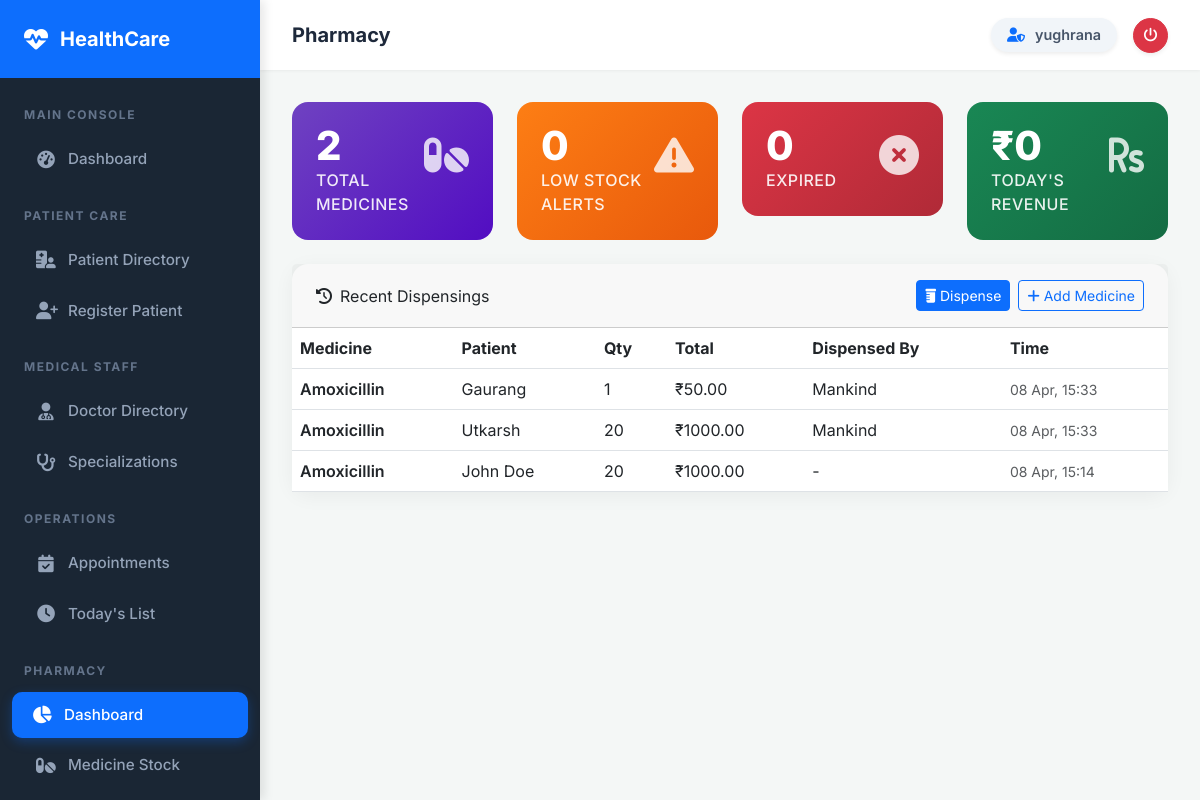
Screenshot of /pharmacy/ (signed in) with the database file from the repository.
### pharmacy/models.py (models this page shows, shortened)
class Dispensing(models.Model):
    medicine = models.ForeignKey(Medicine, on_delete=models.CASCADE, related_name='dispensings')
    patient_name = models.CharField(max_length=200)
    quantity = models.IntegerField()
    unit_price = models.DecimalField(max_digits=10, decimal_places=2)
    total_price = models.DecimalField(max_digits=10, decimal_places=2)
    dispensed_by = models.CharField(max_length=100, blank=True)
    prescription_ref = models.CharField(max_length=100, blank=True)
    notes = models.TextField(blank=True)
    dispensed_at = models.DateTimeField(auto_now_add=True)
    class Meta:
        ordering = ['-dispensed_at']

class Medicine(models.Model):
    name = models.CharField(max_length=200)
    generic_name = models.CharField(max_length=200, blank=True)
    category = models.ForeignKey(MedicineCategory, on_delete=models.SET_NULL, null=True)
    manufacturer = models.CharField(max_length=200, blank=True)
    description = models.TextField(blank=True)
    dosage_form = models.CharField(max_length=100, blank=True, help_text="e.g. Tablet, Syrup, Injection")
    strength = models.CharField(max_length=100, blank=True, help_text="e.g. 500mg, 250mg/5ml")
    unit_price = models.DecimalField(max_digits=10, decimal_places=2, default=0)
    stock_quantity = models.IntegerField(default=0)
    reorder_level = models.IntegerField(default=10)
    expiry_date = models.DateField(null=True, blank=True)
    batch_number = models.CharField(max_length=50, blank=True)
    requires_prescription = models.BooleanField(default=False)
    is_active = models.BooleanField(default=True)
    created_at = models.DateTimeField(auto_now_add=True)
    updated_at = models.DateTimeField(auto_now=True)
    @property
    def is_low_stock(self):
        return self.stock_quantity <= self.reorder_level
    @property
    def is_expired(self):
        if self.expiry_date:
            from datetime import date
            return self.expiry_date < date.today()
        return False

### pharmacy/views.py (the view)
# urls.py: path('', views.pharmacy_dashboard, name='pharmacy_dashboard'),
@login_required
def pharmacy_dashboard(request):
    total_medicines = Medicine.objects.filter(is_active=True).count()
    low_stock_medicines = [m for m in Medicine.objects.filter(is_active=True) if m.is_low_stock]
    expired_medicines = [m for m in Medicine.objects.filter(is_active=True) if m.is_expired]
    recent_dispensings = Dispensing.objects.select_related('medicine').order_by('-dispensed_at')[:10]
    total_dispensed_today = Dispensing.objects.filter(
        dispensed_at__date=__import__('datetime').date.today()
    ).aggregate(total=Sum('total_price'))['total'] or 0
    return render(request, 'pharmacy/pharmacy_dashboard.html', {
        'total_medicines': total_medicines,
        'low_stock_medicines': low_stock_medicines,
        'expired_medicines': expired_medicines,
        'recent_dispensings': recent_dispensings,
        'total_dispensed_today': total_dispensed_today,
    })

### templates/pharmacy/pharmacy_dashboard.html (shortened to what this page needs)
{% extends 'base/base.html' %}
{% block page_title %}Pharmacy{% endblock %}
{% block content %}
<div class="row g-4 mb-4">
  <div class="col-md-3">
    <div
      class="stat-card"
      style="background: linear-gradient(135deg, #6f42c1, #520dc2)"
    >
      <div class="d-flex justify-content-between">
        <div>
          <div class="stat-value">{{ total_medicines }}</div>
          <div class="stat-label">Total Medicines</div>
        </div>
        <div class="stat-icon"><i class="fas fa-pills"></i></div>
      </div>
    </div>
  </div>
  <div class="col-md-3">
    <div
      class="stat-card"
      style="background: linear-gradient(135deg, #fd7e14, #e8590c)"
    >
      <div class="d-flex justify-content-between">
        <div>
          <div class="stat-value">{{ low_stock_medicines|length }}</div>
          <div class="stat-label">Low Stock Alerts</div>
        </div>
        <div class="stat-icon"><i class="fas fa-exclamation-triangle"></i></div>
      </div>
    </div>
  </div>
  <div class="col-md-3">
    <div
      class="stat-card"
      style="background: linear-gradient(135deg, #dc3545, #b02a37)"
    >
      <div class="d-flex justify-content-between">
        <div>
          <div class="stat-value">{{ expired_medicines|length }}</div>
          <div class="stat-label">Expired</div>
        </div>
        <div class="stat-icon"><i class="fas fa-times-circle"></i></div>
      </div>
    </div>
  </div>
  <div class="col-md-3">
    <div
      class="stat-card"
      style="background: linear-gradient(135deg, #198754, #146c43)"
    >
      <div class="d-flex justify-content-between">
        <div>
          <div class="stat-value">
            ₹{{ total_dispensed_today|floatformat:0 }}
          </div>
          <div class="stat-label">Today's Revenue</div>
        </div>
        <div class="stat-icon"><i class="fas fa-rupee-sign"></i></div>
      </div>
    </div>
  </div>
</div>
<div class="row g-4">
  <div class="col-12">
    <div class="card">
      <div
        class="card-header py-3 px-4 d-flex justify-content-between align-items-center"
      >
        <span
          ><i class="fas fa-history text-purple me-2"></i>Recent
          Dispensings</span
        >
        <div class="d-flex gap-2">
          <a href="{% url 'dispense_medicine' %}" class="btn btn-sm btn-primary"
            ><i class="fas fa-prescription-bottle me-1"></i>Dispense</a
          >
          <a
            href="{% url 'medicine_create' %}"
            class="btn btn-sm btn-outline-primary"
            ><i class="fas fa-plus me-1"></i>Add Medicine</a
          >
        </div>
      </div>
      <div class="card-body p-0">
        <div class="table-responsive">
          <table class="table table-hover mb-0">
            <thead>
              <tr>
                <th>Medicine</th>
                <th>Patient</th>
                <th>Qty</th>
                <th>Total</th>
                <th>Dispensed By</th>
                <th>Time</th>
              </tr>
            </thead>
            <tbody>
              {% for d in recent_dispensings %}
              <tr>
                <td class="fw-semibold">{{ d.medicine.name }}</td>
                <td>{{ d.patient_name }}</td>
                <td>{{ d.quantity }}</td>
                <td>₹{{ d.total_price }}</td>
                <td>{{ d.dispensed_by|default:"-" }}</td>
                <td>
                  <small class="text-muted"
                    >{{ d.dispensed_at|date:"d M, H:i" }}</small
                  >
                </td>
              </tr>
              {% empty %}
              <tr>
                <td colspan="6" class="text-center text-muted py-4">
                  No dispensings yet.
                </td>
              </tr>
              {% endfor %}
            </tbody>
          </table>
        </div>
      </div>
    </div>
  </div>
</div>
{% endblock %}

### templates/base/base.html (shortened to what this page needs)
{% load static %}
<!doctype html>
<html lang="en">
  <head>
    <link href="https://cdn.jsdelivr.net/npm/bootstrap@5.3.0/dist/css/bootstrap.min.css" rel="stylesheet" />
    <link href="https://cdnjs.cloudflare.com/ajax/libs/font-awesome/6.4.0/css/all.min.css" rel="stylesheet" />
    <link rel="stylesheet" href="{% static 'css/custom.css' %}" />
  </head>
  <body>
    {% if user.is_authenticated %}
    <div class="sidebar" id="sidebar">
      <div class="sidebar-brand">
        <i class="fas fa-heartbeat"></i>
        <span>HealthCare</span>
      </div>
      <nav class="mt-2 pb-5">
        <div class="nav-section">Main Console</div>
        <a href="{% url 'dashboard' %}" class="nav-link {% if request.resolver_match.url_name == 'dashboard' %}active{% endif %}">
          <i class="fas fa-tachometer-alt"></i> Dashboard
        </a>
        <div class="nav-section">Patient Care</div>
        <a href="{% url 'patient_list' %}" class="nav-link {% if request.resolver_match.url_name == 'patient_list' %}active{% endif %}">
          <i class="fas fa-hospital-user"></i> Patient Directory
        </a>
        <a href="{% url 'patient_create' %}" class="nav-link {% if request.resolver_match.url_name == 'patient_create' %}active{% endif %}">
          <i class="fas fa-user-plus"></i> Register Patient
        </a>
        <div class="nav-section">Medical Staff</div>
        <a href="{% url 'doctor_list' %}" class="nav-link {% if request.resolver_match.url_name == 'doctor_list' %}active{% endif %}">
          <i class="fas fa-user-md"></i> Doctor Directory
        </a>
        <a href="{% url 'specialization_list' %}" class="nav-link {% if 'specialization' in request.resolver_match.url_name %}active{% endif %}">
          <i class="fas fa-stethoscope"></i> Specializations
        </a>
        <div class="nav-section">Operations</div>
        <a href="{% url 'appointment_list' %}" class="nav-link {% if request.resolver_match.url_name == 'appointment_list' %}active{% endif %}">
          <i class="fas fa-calendar-check"></i> Appointments
        </a>
        <a href="{% url 'today_appointments' %}" class="nav-link {% if request.resolver_match.url_name == 'today_appointments' %}active{% endif %}">
          <i class="fas fa-clock"></i> Today's List
        </a>
        <div class="nav-section">Pharmacy</div>
        <a href="{% url 'pharmacy_dashboard' %}" class="nav-link {% if request.resolver_match.url_name == 'pharmacy_dashboard' %}active{% endif %}">
          <i class="fas fa-chart-pie"></i> Dashboard
        </a>
        <a href="{% url 'medicine_list' %}" class="nav-link {% if request.resolver_match.url_name == 'medicine_list' %}active{% endif %}">
          <i class="fas fa-pills"></i> Medicine Stock
        </a>
        <a href="{% url 'dispense_medicine' %}" class="nav-link {% if request.resolver_match.url_name == 'dispense_medicine' %}active{% endif %}">
        </a>
      </nav>
    </div>
    <div class="main-content">
      <div class="topbar">
        <div class="d-flex align-items-center">
            <span class="topbar-title">{% block page_title %}HealthCare Portal{% endblock %}</span>
        </div>
        <div class="d-flex align-items-center gap-3">
          <div class="user-badge shadow-sm">
            <i class="fas fa-user-shield"></i>
            <span>{{ user.get_full_name|default:user.username }}</span>
          </div>
          <a href="{% url 'logout' %}" class="btn btn-sm btn-danger rounded-circle p-2 shadow-sm" style="width: 35px; height: 35px; display: flex; align-items: center; justify-content: center;">
            <i class="fas fa-power-off"></i>
          </a>
        </div>
      </div>
      <div class="page-content">
        {% block content %}{% endblock %}
      </div>
    </div>
    {% else %}
        {% block public_content %}{% endblock %}
    {% endif %}
  </body>
</html>

### static/css/custom.css (style rules this page uses)
body { font-family: 'Segoe UI', Tahoma, Geneva, Verdana, sans-serif; }
.sidebar .nav-link.active { border-left: 3px solid #0d6efd; padding-left: 17px; }
.stat-card { transition: transform 0.2s, box-shadow 0.2s; border-radius: 12px; padding: 20px; color: white; }

### templates/base/base.html (style rules this page uses)
:root { --primary-color: #0d6efd; --sidebar-bg: #1a2634; --sidebar-width: 260px; --topbar-height: 70px; }
body { background: #f4f7f6; font-family: 'Inter', system-ui, -apple-system, sans-serif; color: #334155; overflow-x: hidden; }
.sidebar { position: fixed; top: 0; left: 0; height: 100vh; width: var(--sidebar-width); background: var(--sidebar-bg); z-index: 1050; overflow-y: auto; transition: all 0.3s cubic-bezier(0.4, 0, 0.2, 1); box-shadow: 4px 0 10px rgba(0,0,0,0.1); }
.sidebar-brand { padding: 24px; background: var(--primary-color); color: white; font-size: 1.25rem; font-weight: 700; display: flex; align-items: center; gap: 12px; }
.sidebar-brand i { font-size: 1.5rem; }
.nav-section { padding: 20px 24px 8px; font-size: 0.75rem; color: #64748b; text-transform: uppercase; letter-spacing: 1.5px; font-weight: 700; }
.sidebar .nav-link { color: #94a3b8; padding: 12px 24px; margin: 4px 12px; border-radius: 10px; display: flex; align-items: center; gap: 12px; font-size: 0.95rem; font-weight: 500; transition: all 0.2s ease; text-decoration: none; }
.sidebar .nav-link.active { background: var(--primary-color); color: #fff; box-shadow: 0 4px 12px rgba(13, 110, 253, 0.3); }
.sidebar .nav-link i { width: 20px; text-align: center; font-size: 1.1rem; }
.main-content { margin-left: var(--sidebar-width); min-height: 100vh; transition: all 0.3s; overflow-x: hidden; }
.topbar { background: #fff; height: var(--topbar-height); padding: 0 32px; box-shadow: 0 1px 3px rgba(0, 0, 0, 0.05); display: flex; justify-content: space-between; align-items: center; position: sticky; top: 0; z-index: 1000; }
.topbar-title { font-weight: 700; color: #1e293b; font-size: 1.25rem; }
.page-content { padding: 32px; }
.card { border: none; border-radius: 16px; box-shadow: 0 4px 20px rgba(0, 0, 0, 0.05); transition: transform 0.2s; }
.stat-card { border-radius: 16px; padding: 24px; color: white; position: relative; overflow: hidden; }
.stat-card .stat-value { font-size: 2.5rem; font-weight: 800; margin-bottom: 2px; line-height: 1; }
.stat-card .stat-label { font-size: 1rem; font-weight: 500; opacity: 0.9; text-transform: uppercase; letter-spacing: 0.5px; }
.stat-icon { font-size: 2.5rem; opacity: 0.8; }
.user-badge { background: #f1f5f9; padding: 6px 16px; border-radius: 50px; display: flex; align-items: center; gap: 10px; font-weight: 600; color: #475569; font-size: 0.9rem; }
.user-badge i { color: var(--primary-color); }

### rows the page displays
Dispensing: medicine.name "Amoxicillin", patient_name "Gaurang", quantity "1", total_price "50.00", dispensed_by "Mankind", dispensed_at "08 Apr, 15:33"
Dispensing: medicine.name "Amoxicillin", patient_name "Utkarsh", quantity "20", total_price "1000.00", dispensed_by "Mankind", dispensed_at "08 Apr, 15:33"
Dispensing: medicine.name "Amoxicillin", patient_name "John Doe", quantity "20", total_price "1000.00", dispensed_by "-", dispensed_at "08 Apr, 15:14"

### other values shown
{{ user.get_full_name|default:user.username }} "yughrana"
{{ total_medicines }} "2"
{{ low_stock_medicines|length }} "0"
{{ expired_medicines|length }} "0"
{{ total_dispensed_today|floatformat:0 }} "0"
